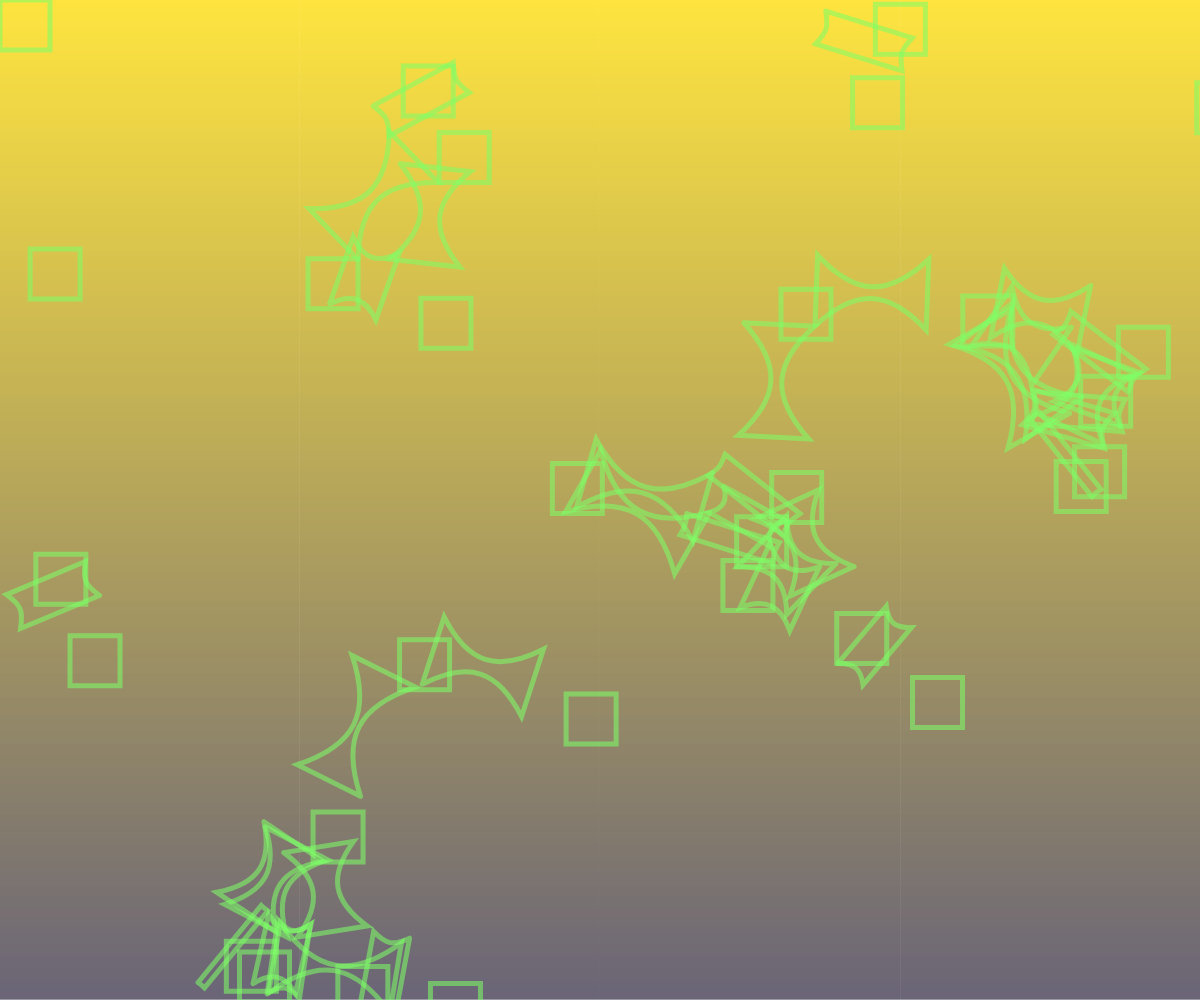
Frame 1 (no input)
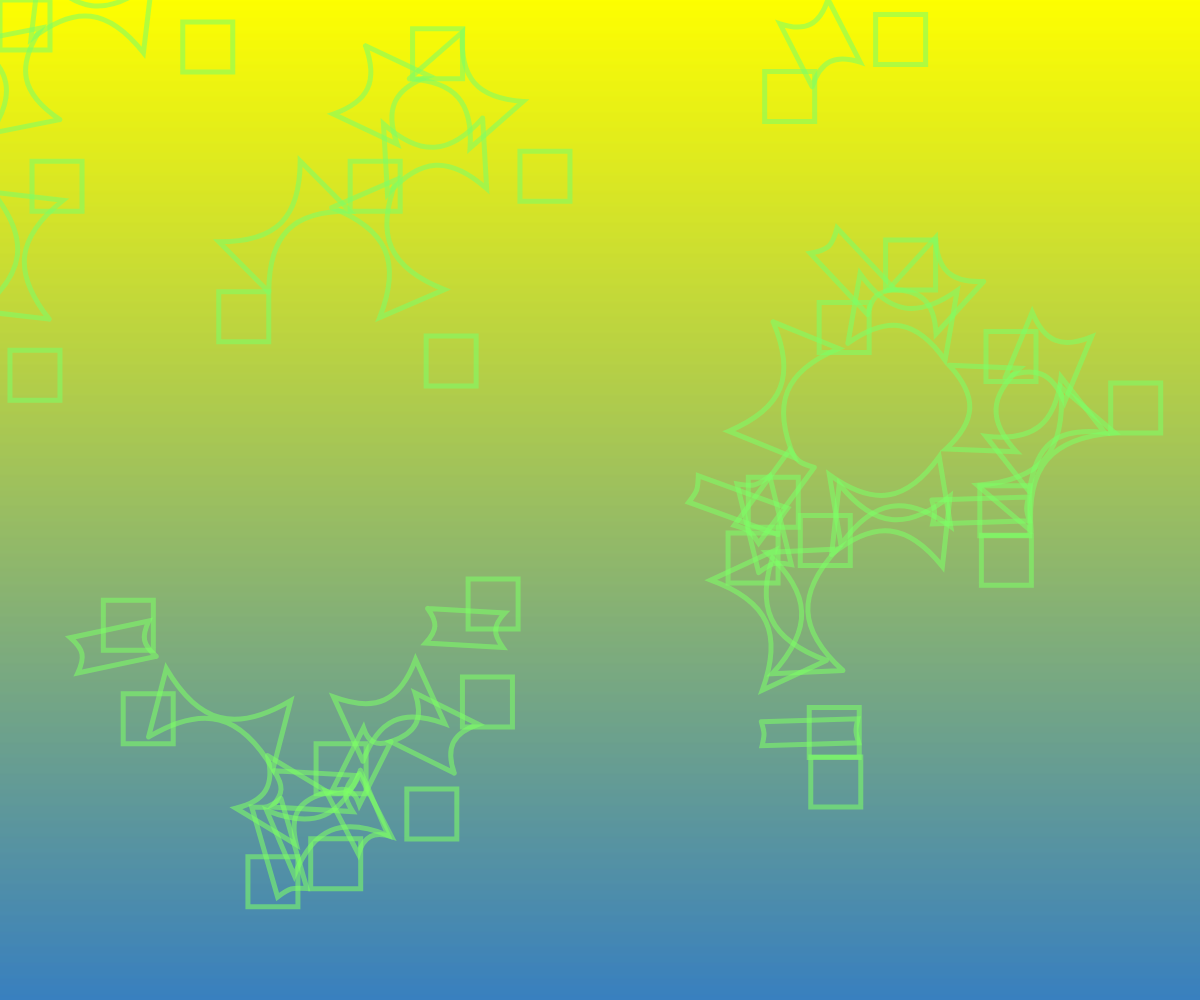
Frame 60 (no input)
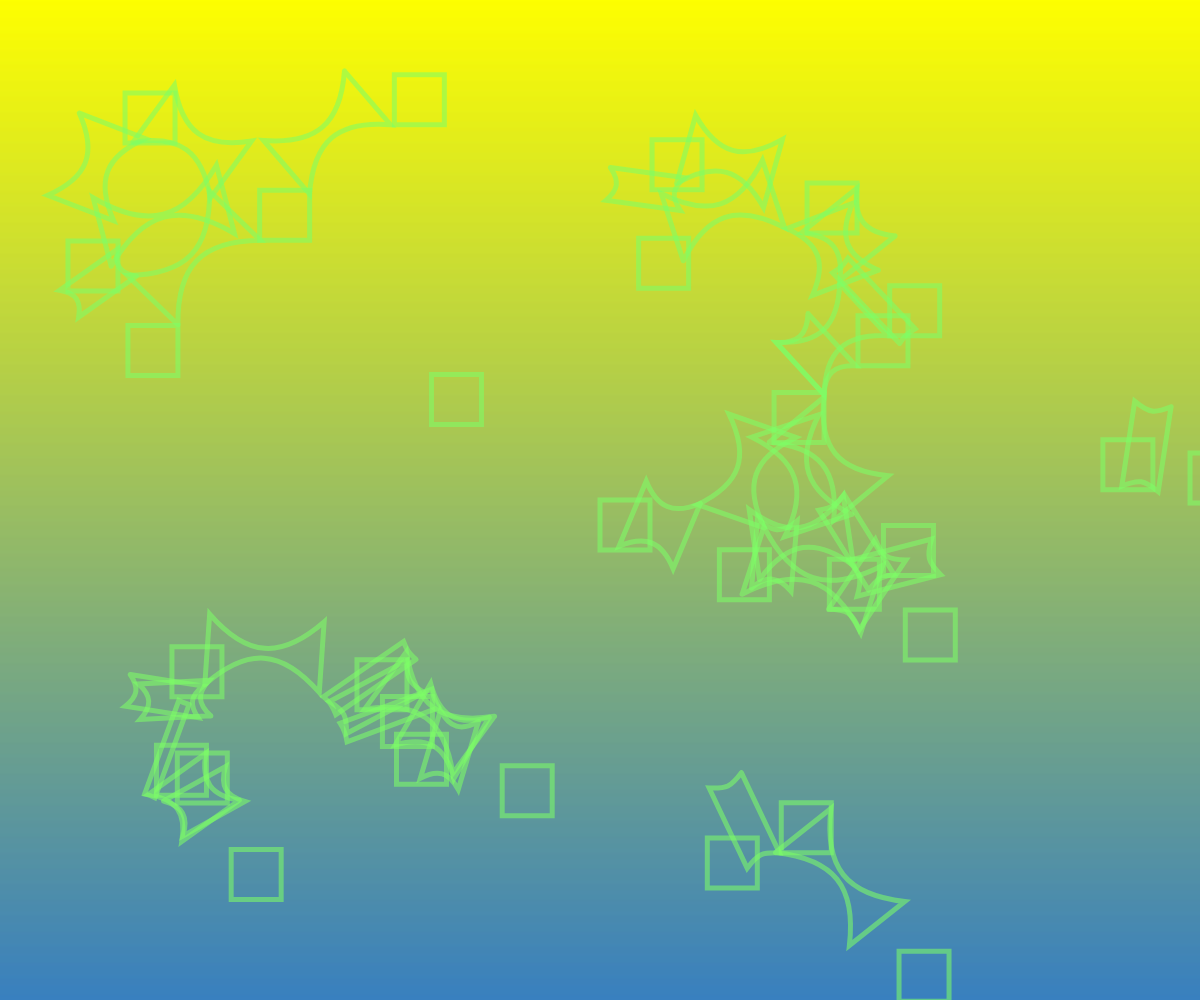
Frame 120 (the mouse pressed at the canvas centre since frame 60)

The p5.js sketch that drew these frames (run headless with seeded random() and noise() and a simulated clock; from frame 60 on, the mouse is pressed at the canvas centre):

// p5.js sketch
// ── sketch.js
const handle_len_rate = 5;
const maxDistance = 200;
var circlePaths = [];
var connections = [];
var canvas;
var c1, c2;

function windowResized() {
    resizeCanvas(document.body.clientWidth, document.documentElement.clientHeight);
}

function setup() {
    canvas = createCanvas(document.body.clientWidth, document.documentElement.clientHeight);
    canvas.position(0, 0);//canvasをページの原点に固定
    canvas.style('z-index', '-1');
    noStroke();

    for (var i = 0; i < 30; i++) {
        circlePaths.push({
            position: createVector(random(width), random(height)),
            radius: i == 0 ? 200 : random(50, 50),
            vel: createVector(random(-2, 2), random(-2, 2))
        });
    }
    circlePaths[0].radius = 50;//ポインターに付いてくる形のお大きさが設定できる
}


function draw() {
    // Define colors
    c1 = color(255, 220, 0);
    c2 = color(57, 50, 75);
    setGradient(c1, c2);
    // background(255);
    noFill();
    colorMode(RGB, 255, 100, 100, 0.88);

    strokeWeight(5);
    stroke(125, 185, 40, 0.5);

    // draw circles
    circlePaths.forEach((circle, index) => {
        with (circle) {
            if (index == 0) {
                position.x = mouseX;
                position.y = mouseY;
            } else {
                position.add(vel);
                if (position.x > width) position.x = position.x - width;
                else if (position.x < 0) position.x = width - position.x;
                if (position.y > height) position.y = position.y - height;
                else if (position.y < 0) position.y = height - position.y;
            }
            rect(position.x, position.y, radius, radius)
            //形を少し変えられる.rect/ellipse/line/
        }
    })

    //generate connections
    connections.length = 0;
    for (var i = 0, l = circlePaths.length; i < l; i++) {
        for (var j = i - 1; j >= 0; j--) {
            var path = metaball(circlePaths[i], circlePaths[j], 0.5, handle_len_rate, maxDistance);
            if (path) {
                connections.push(path);
            }
        }
    }

    //draw connections
    connections.forEach(path => {
        beginShape();
        for (var j = 0; j < 4; j++) {
            if (j == 0) vertex(path.segments[j].x, path.segments[j].y);
            else if (j % 2 != 0) {
                vertex(path.segments[(j + 1) % 4].x, path.segments[(j + 1) % 4].y);
            }
            if (j % 2 != 0) continue;
            bezierVertex(
                path.segments[j].x + path.handles[j].x, path.segments[j].y + path.handles[j].y,
                path.segments[(j + 1) % 4].x + path.handles[(j + 1) % 4].x, path.segments[(j + 1) % 4].y + path.handles[(j + 1) % 4].y,
                path.segments[(j + 1) % 4].x, path.segments[(j + 1) % 4].y
            );
        }
        endShape();
    })
}

function setGradient(c1, c2) {
    // noprotect
    noFill();
    for (var y = 0; y < height; y++) {
        var inter = map(y, 0, height, 0, 1);
        var c = lerpColor(c1, c2, inter);
        stroke(c);
        line(0, y, width, y);
    }
}

function metaball(ball1, ball2, v, handle_len_rate, maxDistance) {
    var radius1 = ball1.radius;
    var radius2 = ball2.radius;
    var center1 = ball1.position;
    var center2 = ball2.position;
    var d = center1.dist(center2);
    var u1 = 0;
    var u2 = 0;
    if (d > maxDistance || d <= abs(radius1 - radius2)) {
        return;
    } else if (d < radius1 + radius2) {
        // case circles are overlapping
        u1 = acos((radius1 * radius1 + d * d - radius2 * radius2) / (2 * radius1 * d));
        u2 = acos((radius2 * radius2 + d * d - radius1 * radius1) / (2 * radius2 * d));
    }
    var angle1 = atan2(center2.y - center1.y, center2.x - center1.x);
    var angle2 = acos((radius1 - radius2) / d);
    var angle1a = angle1 + u1 + (angle2 - u1) * v;
    var angle1b = angle1 - u1 - (angle2 - u1) * v;
    var angle2a = angle1 + PI - u2 - (PI - u2 - angle2) * v;
    var angle2b = angle1 - PI + u2 + (PI - u2 - angle2) * v;
    var p1a = p5.Vector.add(center1, p5.Vector.fromAngle(angle1a, radius1));
    var p1b = p5.Vector.add(center1, p5.Vector.fromAngle(angle1b, radius1));
    var p2a = p5.Vector.add(center2, p5.Vector.fromAngle(angle2a, radius2));
    var p2b = p5.Vector.add(center2, p5.Vector.fromAngle(angle2b, radius2));
    // define handle length by the distance between
    // both ends of the curve to draw
    var d2 = min(v * handle_len_rate, dist(p1a.x, p1a.y, p2a.x, p2a.y) / (radius1 + radius2));
    // case circles are overlapping:
    d2 *= min(1, d * 2 / (radius1 + radius2));
    radius1 *= d2;
    radius2 *= d2;
    var path = {
        segments: [p1a, p2a, p2b, p1b],
        handles: [
            p5.Vector.fromAngle(angle1a - HALF_PI, radius1),
            p5.Vector.fromAngle(angle2a + HALF_PI, radius2),
            p5.Vector.fromAngle(angle2b - HALF_PI, radius2),
            p5.Vector.fromAngle(angle1b + HALF_PI, radius1)
        ]
    };
    return path;
}
